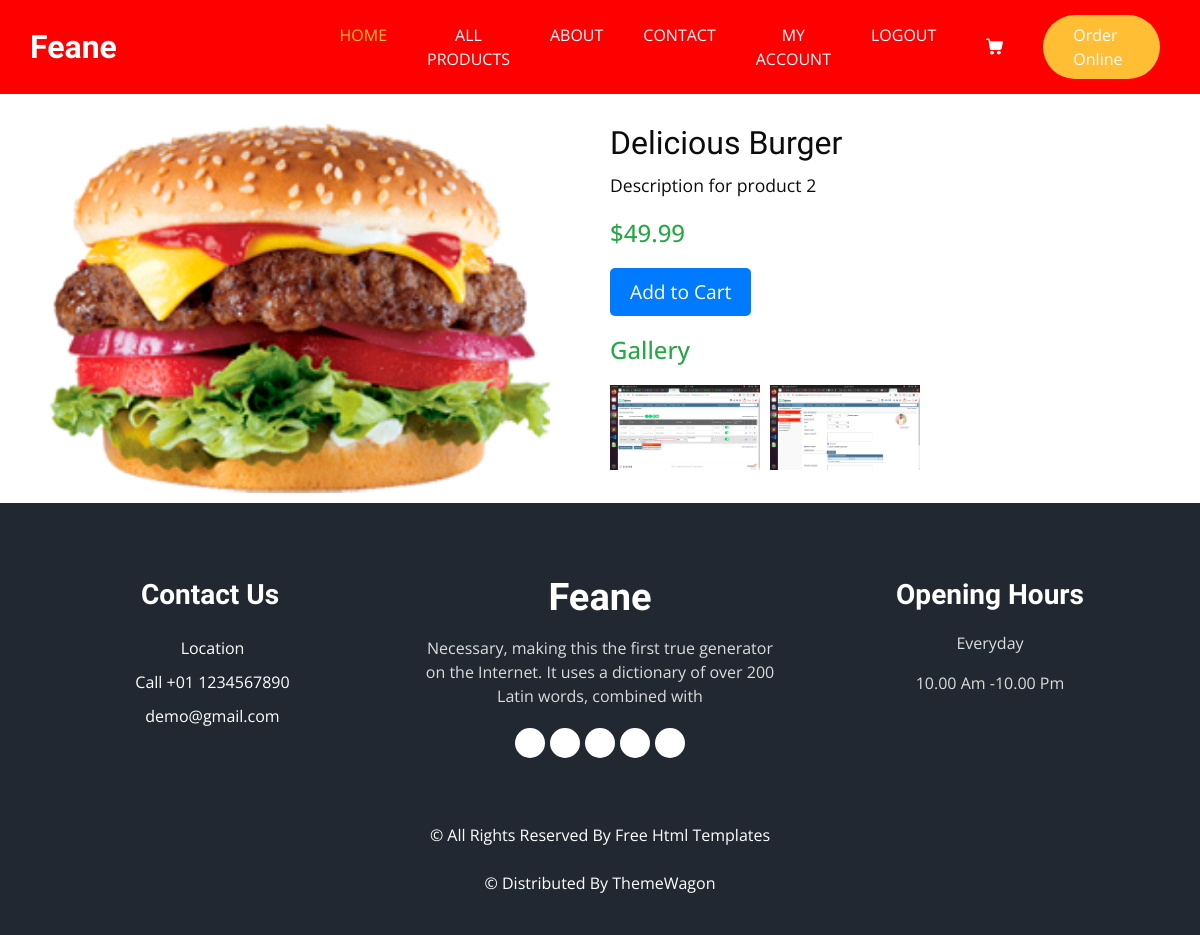
The app's page /product/2/ (signed in) with its own data.
### ecomm_app/models.py (models this page shows, shortened)
class Product(models.Model):
    name = models.CharField(max_length=200)
    description = models.TextField()
    price = models.DecimalField(max_digits=10, decimal_places=2)
    image = models.ImageField(upload_to='product_images/', null=True, blank=True)
    category = models.ForeignKey(Category, related_name='products', on_delete=models.CASCADE, null=True, blank=True)
    stock = models.PositiveIntegerField(default=0)  # Field to store the available quantity in stock.

class ProductImage(models.Model):
    product = models.ForeignKey(Product, related_name='gallery', on_delete=models.CASCADE)
    image = models.ImageField(upload_to='product_images/gallery/', null=True, blank=True)
    alt_text = models.CharField(max_length=255, blank=True, null=True)

### ecomm_app/views.py (the view)
# urls.py: path('product/<int:product_id>/', views.product_detail, name='product_detail'),
def product_detail(request, product_id):
    product = get_object_or_404(Product, pk=product_id)
    product_images = product.gallery.all()
    return render(request, 'ecomm/product_detail.html', {'product': product, 'product_images': product_images})

### ecomm_app/templates/ecomm/product_detail.html (shortened to what this page needs)
{% extends "ecomm/base.html" %}
{% load static %}
{% block content %}
    <div class="product-detail">
        <div class="product-detail-container">
            <div class="product-image">
                <img src="{{ product.image.url }}" alt="{{ product.name }}">
            </div>
            <div class="product-info">
                <h2>{{ product.name }}</h2>
                <p>{{ product.description }}</p>
                <h4>${{ product.price }}</h4>
                {% if user.is_authenticated %}
                <form method="post" action="{% url 'add_to_cart' product.id %}">
                    <button type="submit" class="btn btn-primary">Add to Cart</button>
                </form>
                {% if product_images %}
                <div class="product-gallery">
                    <h4>Gallery</h4>
                    <div class="gallery-images">
                        {% for image in product_images %}
                            <img src="{{ image.image.url }}" alt="{{ image.alt_text }}" class="gallery-image">
                        {% endfor %}
                    </div>
                </div>
                {% endif %}
                {% endif %}
            </div>
        </div>
    </div>
{% endblock %}

### ecomm_app/static/css/style.css (style rules this page uses)
body { font-family: "Open Sans", sans-serif; color: #0c0c0c; background-color: #ffffff; overflow-x: hidden; }
h1, h2 { font-family: 'Dancing Script', cursive; }
.btn, .btn:focus { outline: none !important; -webkit-box-shadow: none; box-shadow: none; }

### ecomm_app/templates/ecomm/product_detail.html (style rules this page uses)
.product-detail-container { display: flex; justify-content: space-between; align-items: flex-start; margin-top: 20px; }
.product-image { flex: 1; padding: 10px; text-align: center; }
.product-image img { width: 100%; max-width: 500px; height: auto; }
.product-info { flex: 1; padding: 10px; max-width: 600px; }
.product-info h2 { font-size: 2em; margin-bottom: 10px; }
.product-info p { font-size: 1.1em; margin-bottom: 20px; }
.product-info h4 { font-size: 1.5em; color: #28a745; margin-bottom: 20px; }
.product-info button { padding: 10px 20px; background-color: #007bff; color: white; border: none; cursor: pointer; font-size: 1.2em; border-radius: 5px; }
.product-gallery { margin-top: 20px; }
.gallery-images { display: flex; flex-wrap: wrap; gap: 10px; }
.gallery-image { max-width: 150px; height: auto; cursor: pointer; }
.product-detail-container { display: flex; justify-content: flex-start; align-items: flex-start; margin-top: 20px; }
.product-image { flex: 0 0 50%; padding: 10px; text-align: center; }
.product-info { flex: 0 0 50%; padding: 10px; max-width: 600px; }

### records on screen
Product: image (picture), name "Delicious Burger", description "Description for product 2", price "49.99"
ProductImage: image (picture)
ProductImage: image (picture)
